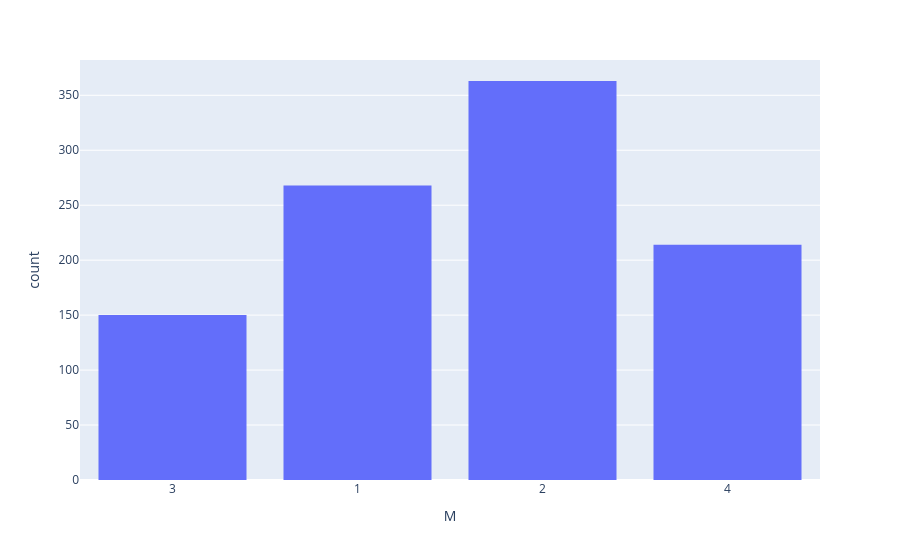

The notebook cell this image was saved under:
### Code cell
px.histogram(data_frame=rfm,
             x = 'M' 
             )

### Figure 1 — Plotly figure (JSON) as saved in the notebook; plotly's stock layout.template omitted (floating-point values rounded to 4 significant figures; data arrays with more than 128 entries replaced by an {"elided": "..."} marker saying what was removed)
{"data": [{"bingroup": "x", "hovertemplate": "M=%{x}<br>count=%{y}<extra></extra>", "legendgroup": "", "marker": {"color": "#636efa", "pattern": {"shape": ""}}, "name": "", "orientation": "v", "showlegend": false, "type": "histogram", "x": {"elided": "995 str values"}, "xaxis": "x", "yaxis": "y"}], "layout": {"barmode": "relative", "legend": {"tracegroupgap": 0}, "margin": {"t": 60}, "xaxis": {"anchor": "y", "domain": [0, 1], "title": {"text": "M"}}, "yaxis": {"anchor": "x", "domain": [0, 1], "title": {"text": "count"}}}}
